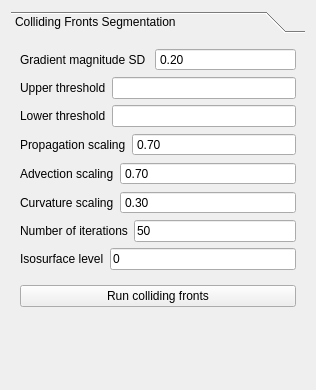
      <widget class="QWidget" name="pipelinesPage">
       <property name="geometry">
        <rect>
         <x>0</x>
         <y>0</y>
         <width>316</width>
         <height>390</height>
        </rect>
       </property>
       <attribute name="label">
        <string>Full Pipelines</string>
       </attribute>
       <layout class="QVBoxLayout" name="verticalLayout_4">
        <item>
         <widget class="QToolBox" name="pipelinesToolbox">
          <property name="minimumSize">
           <size>
            <width>0</width>
            <height>100</height>
           </size>
          </property>
          <property name="currentIndex">
           <number>0</number>
          </property>
          <widget class="QWidget" name="fullCFPage">
           <property name="geometry">
            <rect>
             <x>0</x>
             <y>0</y>
             <width>277</width>
             <height>334</height>
            </rect>
           </property>
           <attribute name="label">
            <string>Colliding Fronts Segmentation</string>
           </attribute>
           <layout class="QVBoxLayout" name="verticalLayout">
            <item>
             <widget class="QWidget" name="widget_3" native="true">
              <layout class="QHBoxLayout" name="horizontalLayout">
               <property name="leftMargin">
                <number>0</number>
               </property>
               <property name="topMargin">
                <number>0</number>
               </property>
               <property name="rightMargin">
                <number>0</number>
               </property>
               <property name="bottomMargin">
                <number>0</number>
               </property>
               <item>
                <widget class="QLabel" name="fullCFGradientLabel">
                 <property name="text">
                  <string>Gradient magnitude SD </string>
                 </property>
                </widget>
               </item>
               <item>
                <widget class="QDoubleSpinBox" name="fullCFGradientLineEdit">
                 <property name="sizePolicy">
                  <sizepolicy hsizetype="Expanding" vsizetype="Fixed">
                   <horstretch>0</horstretch>
                   <verstretch>0</verstretch>
                  </sizepolicy>
                 </property>
                 <property name="cursor">
                  <cursorShape>IBeamCursor</cursorShape>
                 </property>
                 <property name="toolTip">
                  <string>The standard deviation for the image gradiant magnitude computation. SD is measured in the units of image spacing.</string>
                 </property>
                 <property name="buttonSymbols">
                  <enum>QAbstractSpinBox::NoButtons</enum>
                 </property>
                 <property name="value">
                  <double>0.200000000000000</double>
                 </property>
                </widget>
               </item>
              </layout>
             </widget>
            </item>
            <item>
             <widget class="QWidget" name="widget_5" native="true">
              <layout class="QHBoxLayout" name="horizontalLayout_2">
               <property name="leftMargin">
                <number>0</number>
               </property>
               <property name="topMargin">
                <number>0</number>
               </property>
               <property name="rightMargin">
                <number>0</number>
               </property>
               <property name="bottomMargin">
                <number>0</number>
               </property>
               <item>
                <widget class="QLabel" name="fullCFUpperThresholdLabel">
                 <property name="text">
                  <string>Upper threshold</string>
                 </property>
                </widget>
               </item>
               <item>
                <widget class="QLineEdit" name="fullCFUpperThresholdLineEdit">
                 <property name="toolTip">
                  <string>&lt;html&gt;&lt;head/&gt;&lt;body&gt;&lt;p&gt;The upper image &lt;span style=&quot; font-family:'Menlo'; color:#000000;&quot;&gt;threshold value used to constrain wave front propagation.&lt;/span&gt;&lt;/p&gt;&lt;/body&gt;&lt;/html&gt;</string>
                 </property>
                </widget>
               </item>
              </layout>
             </widget>
            </item>
            <item>
             <widget class="QWidget" name="widget_6" native="true">
              <layout class="QHBoxLayout" name="horizontalLayout_3">
               <property name="leftMargin">
                <number>0</number>
               </property>
               <property name="topMargin">
                <number>0</number>
               </property>
               <property name="rightMargin">
                <number>0</number>
               </property>
               <property name="bottomMargin">
                <number>0</number>
               </property>
               <item>
                <widget class="QLabel" name="fullCFLowerThresholdLabel">
                 <property name="text">
                  <string>Lower threshold</string>
                 </property>
                </widget>
               </item>
               <item>
                <widget class="QLineEdit" name="fullCFLowerThresholdLineEdit">
                 <property name="toolTip">
                  <string>&lt;html&gt;&lt;head/&gt;&lt;body&gt;&lt;p&gt;The lower image &lt;span style=&quot; font-family:'Menlo'; color:#000000;&quot;&gt;threshold value used to constrain wave front propagation.&lt;/span&gt;&lt;/p&gt;&lt;/body&gt;&lt;/html&gt;</string>
                 </property>
                </widget>
               </item>
              </layout>
             </widget>
            </item>
            <item>
             <widget class="QWidget" name="widget_7" native="true">
              <layout class="QHBoxLayout" name="horizontalLayout_4">
               <property name="leftMargin">
                <number>0</number>
               </property>
               <property name="topMargin">
                <number>0</number>
               </property>
               <property name="rightMargin">
                <number>0</number>
               </property>
               <property name="bottomMargin">
                <number>0</number>
               </property>
               <item>
                <widget class="QLabel" name="fullCFPropagationLabel">
                 <property name="text">
                  <string>Propagation scaling</string>
                 </property>
                </widget>
               </item>
               <item>
                <widget class="QDoubleSpinBox" name="fullCFPropagationLineEdit">
                 <property name="sizePolicy">
                  <sizepolicy hsizetype="Expanding" vsizetype="Fixed">
                   <horstretch>0</horstretch>
                   <verstretch>0</verstretch>
                  </sizepolicy>
                 </property>
                 <property name="toolTip">
                  <string>The weight used to scale the contribution of expansion of the evolving surface. Values can be between 0.0 and 1.0.</string>
                 </property>
                 <property name="buttonSymbols">
                  <enum>QAbstractSpinBox::NoButtons</enum>
                 </property>
                 <property name="maximum">
                  <double>1.000000000000000</double>
                 </property>
                 <property name="value">
                  <double>0.700000000000000</double>
                 </property>
                </widget>
               </item>
              </layout>
             </widget>
            </item>
            <item>
             <widget class="QWidget" name="widget_8" native="true">
              <layout class="QHBoxLayout" name="horizontalLayout_5">
               <property name="leftMargin">
                <number>0</number>
               </property>
               <property name="topMargin">
                <number>0</number>
               </property>
               <property name="rightMargin">
                <number>0</number>
               </property>
               <property name="bottomMargin">
                <number>0</number>
               </property>
               <item>
                <widget class="QLabel" name="fullCFAdvectionLabel">
                 <property name="text">
                  <string>Advection scaling</string>
                 </property>
                </widget>
               </item>
               <item>
                <widget class="QDoubleSpinBox" name="fullCFAdvectionLineEdit">
                 <property name="sizePolicy">
                  <sizepolicy hsizetype="Expanding" vsizetype="Fixed">
                   <horstretch>0</horstretch>
                   <verstretch>0</verstretch>
                  </sizepolicy>
                 </property>
                 <property name="toolTip">
                  <string>&lt;html&gt;&lt;head/&gt;&lt;body&gt;&lt;p&gt;&lt;span style=&quot; font-family:'Menlo'; color:#000000;&quot;&gt;The weight used to scale the attaction of the evolving surface to image gradient ridges. Values can be between 0.0 and 1.0. Higher values causes the evolving surface to move towards edges in the image.&lt;/span&gt;&lt;/p&gt;&lt;/body&gt;&lt;/html&gt;</string>
                 </property>
                 <property name="buttonSymbols">
                  <enum>QAbstractSpinBox::NoButtons</enum>
                 </property>
                 <property name="maximum">
                  <double>1.000000000000000</double>
                 </property>
                 <property name="value">
                  <double>0.700000000000000</double>
                 </property>
                </widget>
               </item>
              </layout>
             </widget>
            </item>
            <item>
             <widget class="QWidget" name="widget_9" native="true">
              <layout class="QHBoxLayout" name="horizontalLayout_6">
               <property name="leftMargin">
                <number>0</number>
               </property>
               <property name="topMargin">
                <number>0</number>
               </property>
               <property name="rightMargin">
                <number>0</number>
               </property>
               <property name="bottomMargin">
                <number>0</number>
               </property>
               <item>
                <widget class="QLabel" name="fullCFCurvatureLabel">
                 <property name="text">
                  <string>Curvature scaling</string>
                 </property>
                </widget>
               </item>
               <item>
                <widget class="QDoubleSpinBox" name="fullCFCurvatureLineEdit">
                 <property name="sizePolicy">
                  <sizepolicy hsizetype="Expanding" vsizetype="Fixed">
                   <horstretch>0</horstretch>
                   <verstretch>0</verstretch>
                  </sizepolicy>
                 </property>
                 <property name="toolTip">
                  <string>The weight used to regularize (smooth) the evolving surface. Values can be between 0.0 and 1.0. Higher values higher values result in more smoothing.</string>
                 </property>
                 <property name="buttonSymbols">
                  <enum>QAbstractSpinBox::NoButtons</enum>
                 </property>
                 <property name="maximum">
                  <double>1.000000000000000</double>
                 </property>
                 <property name="value">
                  <double>0.300000000000000</double>
                 </property>
                </widget>
               </item>
              </layout>
             </widget>
            </item>
            <item>
             <widget class="QWidget" name="widget_10" native="true">
              <layout class="QHBoxLayout" name="horizontalLayout_7">
               <property name="leftMargin">
                <number>0</number>
               </property>
               <property name="topMargin">
                <number>0</number>
               </property>
               <property name="rightMargin">
                <number>0</number>
               </property>
               <property name="bottomMargin">
                <number>0</number>
               </property>
               <item>
                <widget class="QLabel" name="fullCFIterationsLabel">
                 <property name="text">
                  <string>Number of iterations</string>
                 </property>
                </widget>
               </item>
               <item>
                <widget class="QLineEdit" name="fullCFIterationsLineEdit">
                 <property name="toolTip">
                  <string>&lt;html&gt;&lt;head/&gt;&lt;body&gt;&lt;p&gt;&lt;span style=&quot; font-family:'Menlo'; color:#000000;&quot;&gt;The number of steps&lt;/span&gt; used to evolve the surface. The larger the number of &lt;span style=&quot; font-family:'Helvetica Neue,Helvetica,Arial,sans-serif'; font-size:14px; color:#333333; background-color:#ffffff;&quot;&gt; iterations the more  surface will evolve to fill an image region.&lt;/span&gt;&lt;/p&gt;&lt;/body&gt;&lt;/html&gt;</string>
                 </property>
                 <property name="text">
                  <string>50</string>
                 </property>
                </widget>
               </item>
              </layout>
             </widget>
            </item>
            <item>
             <widget class="QWidget" name="widget_11" native="true">
              <layout class="QHBoxLayout" name="horizontalLayout_8">
               <property name="leftMargin">
                <number>0</number>
               </property>
               <property name="topMargin">
                <number>0</number>
               </property>
               <property name="rightMargin">
                <number>0</number>
               </property>
               <item>
                <widget class="QLabel" name="fullCFIsoValueLabel">
                 <property name="text">
                  <string>Isosurface level</string>
                 </property>
                </widget>
               </item>
               <item>
                <widget class="QLineEdit" name="fullCFIsoValueLineEdit">
                 <property name="toolTip">
                  <string>The isosurfce level used to define the final surface segmentation. This is typically the zero-level isosurfsce.</string>
                 </property>
                 <property name="text">
                  <string>0</string>
                 </property>
                </widget>
               </item>
              </layout>
             </widget>
            </item>
            <item>
             <widget class="QPushButton" name="fullCFButton">
              <property name="toolTip">
               <string>Start the colliding fronts computation.</string>
              </property>
              <property name="text">
               <string>Run colliding fronts</string>
              </property>
             </widget>
            </item>
            <item>
             <spacer name="verticalSpacer_4">
              <property name="orientation">
               <enum>Qt::Vertical</enum>
              </property>
              <property name="sizeHint" stdset="0">
               <size>
                <width>20</width>
                <height>40</height>
               </size>
              </property>
             </spacer>
            </item>
           </layout>
          </widget>
         </widget>
        </item>
       </layout>
      </widget>
